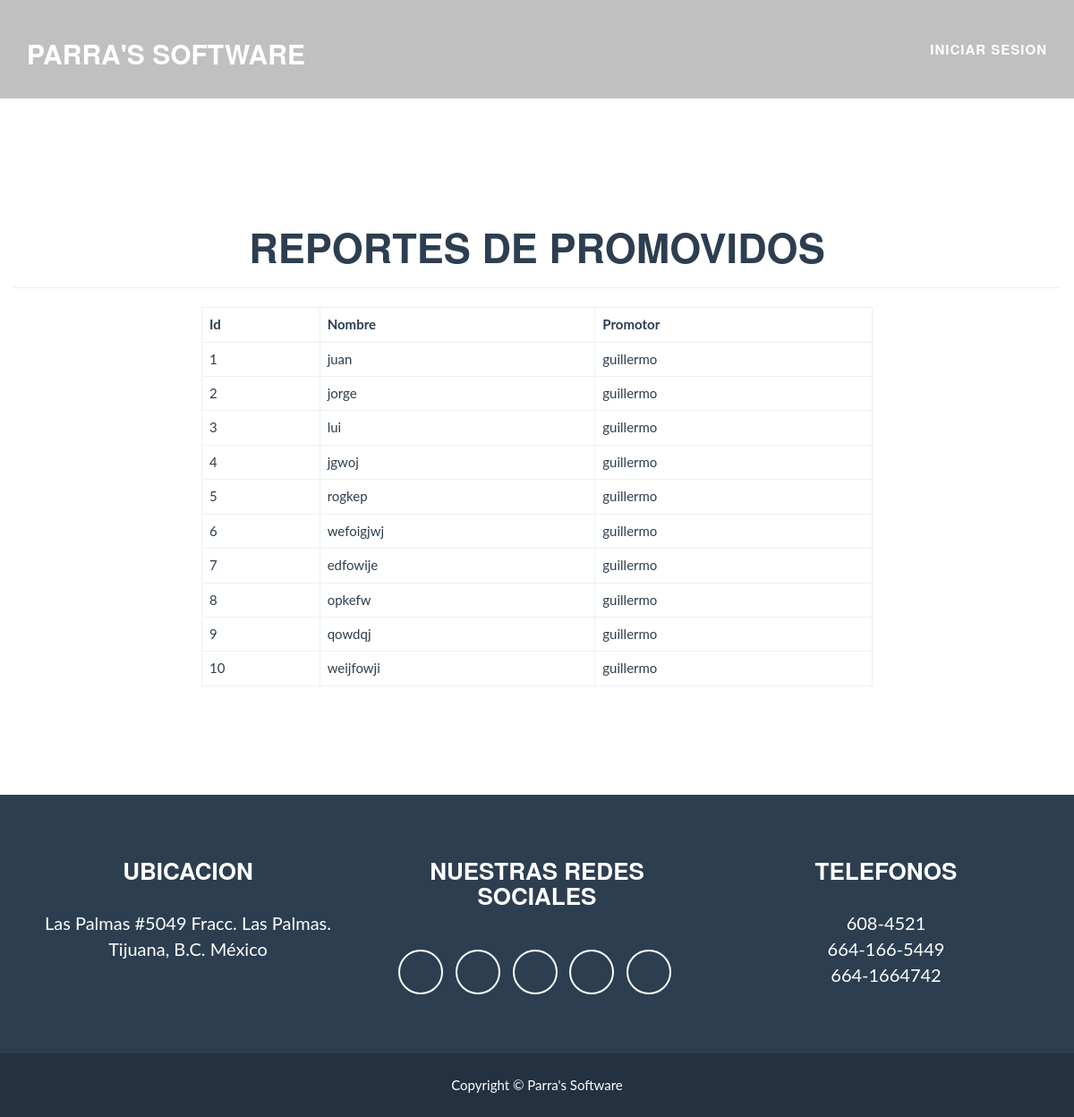
Screenshot of /reporteusuarios/reporte_promovidos/ with the database file from the repository.
### apps/home/models.py (models this page shows, shortened)
class Promovido(models.Model):
    promovido_id = models.IntegerField()
    promovido_nombre = models.CharField(max_length=64)
    promotor = models.ForeignKey(Promotor)
    voto = models.NullBooleanField()

class Promotor(models.Model):
    user = models.OneToOneField(User)
    nombre = models.CharField(max_length = 64)
    apellido = models.CharField(max_length = 64)
    no_promovidos = models.IntegerField()
    objects = QuerySet.as_manager()
    class Meta:
        permissions = (('puede_ser_promotor','puede_ser_promotor'),)
        ordering = ['user']
    def __unicode__(self):
        return self.user.first_name

### apps/home/views.py (the view)
# urls.py: url(r'^reporteusuarios/reporte_promovidos/$',Reporte_Promovidos.as_view() , name = 'reporte_promovidos'),
class Reporte_Promovidos(ListView):
    template_name = 'home/promovidos.html'
    model = Promovido

### Parra_Software/template/home/promovidos.html (shortened to what this page needs)
{% extends 'base.html' %}
{% block content %}
        <div class="container">
            <div class="row">
              <h2 class="section-heading text-center">Reportes de Promovidos</h2>
              <hr class="light">
              <div class="col-lg-8 col-lg-offset-2 table-responsive">
                <table class= "table table-bordered table-hover">
                  <tr>
                    <th>Id</th>
                    <th>Nombre</th>
                    <th>Promotor</th>
                  </tr>
                  {% for item in object_list %}
                  <tr>
                    <td>{{ item.promovido_id }}</td>
                    <td>{{ item.promovido_nombre }}</td>
                    <td>{{item.promotor}}</td>
                  </tr>
                  {% endfor %}
                </table>
              </div>
            </div>
        </div>
</section>
{% endblock %}

### Parra_Software/template/base.html (shortened to what this page needs)
{% load staticfiles %}
<!DOCTYPE html>
<html lang="en">
<head>
    <link href="{% static 'css/bootstrap.min.css' %}" rel="stylesheet">
    <link href="{% static 'css/freelancer.css' %}" rel="stylesheet">
</head>
</head>
<body id="page-top" class="index">
  <nav class="navbar navbar-default navbar-fixed-top" style= "background-color: #C0C0C0">
        <div class="container" style= "background-color: #C0C0C0">
    <div class="navbar-header page-scroll" style= "background-color: #C0C0C0">
    <a class="navbar-brand" href="{%url 'home'%}">Parra's Software</a>
</div>
              <div class="collapse navbar-collapse" id="bs-example-navbar-collapse-1">
                <ul class="nav navbar-nav navbar-right">
                      {% if user.is_authenticated %}
                      <li class="page-scroll"><a href="{% url 'logout' %}">Salir</a></li>
                      {% else %}
                      <li class="page-scroll"><a href="{% url 'login' %}">Iniciar Sesion</a></li>
                      {% endif %}
                  </ul>
              </div>
            </div>
          </nav>
                  <br><br><br><br>
              <div id="page-content-wrapper" style="padding-top: 65px;">
              <section>
                  {% block content%} {% endblock %}
              </div>
    <footer class="text-center">
        <div class="footer-above">
            <div class="container">
                <div class="row">
                    <div class="footer-col col-md-4">
                        <h3>Ubicacion</h3>
                        <p>Las Palmas #5049 Fracc. Las Palmas.<br>Tijuana, B.C. México</p>
                    </div>
                    <div class="footer-col col-md-4">
                        <h3>Nuestras Redes Sociales</h3>
                        <ul class="list-inline">
                            <li>
                                <a href="#" class="btn-social btn-outline"></a>
                            </li>
                            <li>
                                <a href="#" class="btn-social btn-outline"></a>
                            </li>
                            <li>
                                <a href="#" class="btn-social btn-outline"></a>
                            </li>
                            <li>
                                <a href="#" class="btn-social btn-outline"></a>
                            </li>
                            <li>
                                <a href="#" class="btn-social btn-outline"></a>
                            </li>
                        </ul>
                    </div>
                    <div class="footer-col col-md-4">
                        <h3>Telefonos</h3>
                        <p>608-4521<br>664-166-5449<br>664-1664742</p>
                    </div>
                </div>
            </div>
        </div>
        <div class="footer-below">
            <div class="container">
                <div class="row">
                    <div class="col-lg-12">
                        Copyright &copy; Parra's Software
                    </div>
                </div>
            </div>
        </div>
    </footer>
</body>
</html>

### static/css/freelancer.css (style rules this page uses)
body { overflow-x: hidden; }
p { font-size: 20px; }
a, a:hover, a:focus, a:active, a.active { outline: 0; color: #18bc9c; }
h1, h2, h3, h4, h5, h6 { text-transform: uppercase; font-family: Montserrat,"Helvetica Neue",Helvetica,Arial,sans-serif; font-weight: 700; }
@media (min-width:768px) { .navbar-fixed-top { padding: 25px 0; -webkit-transition: padding .3s; -moz-transition: padding .3s; transition: padding .3s; } }
@media (min-width:768px) { .navbar-fixed-top .navbar-brand { font-size: 2em; -webkit-transition: all .3s; -moz-transition: all .3s; transition: all .3s; } }
.navbar { text-transform: uppercase; font-family: Montserrat,"Helvetica Neue",Helvetica,Arial,sans-serif; font-weight: 700; }
.navbar .navbar-nav { letter-spacing: 1px; }
.navbar-default, .navbar-inverse { border: 0; }
section { padding: 100px 0; }
section h2 { margin: 0; font-size: 3em; }
.btn-outline { margin-top: 15px; border: solid 2px #fff; font-size: 20px; color: #fff; background: 0 0; transition: all .3s ease-in-out; }
footer { color: #fff; }
footer h3 { margin-bottom: 30px; }
footer .footer-above { padding-top: 50px; background-color: #2c3e50; }
footer .footer-col { margin-bottom: 50px; }
footer .footer-below { padding: 25px 0; background-color: #233140; }
.btn-social { display: inline-block; width: 50px; height: 50px; border: 2px solid #fff; border-radius: 100%; text-align: center; font-size: 20px; line-height: 45px; }

### rows the page displays
Promovido: promovido_id "1", promovido_nombre "juan", promotor "guillermo"
Promovido: promovido_id "2", promovido_nombre "jorge", promotor "guillermo"
Promovido: promovido_id "3", promovido_nombre "lui", promotor "guillermo"
Promovido: promovido_id "4", promovido_nombre "jgwoj", promotor "guillermo"
Promovido: promovido_id "5", promovido_nombre "rogkep", promotor "guillermo"
Promovido: promovido_id "6", promovido_nombre "wefoigjwj", promotor "guillermo"
Promovido: promovido_id "7", promovido_nombre "edfowije", promotor "guillermo"
Promovido: promovido_id "8", promovido_nombre "opkefw", promotor "guillermo"
Promovido: promovido_id "9", promovido_nombre "qowdqj", promotor "guillermo"
Promovido: promovido_id "10", promovido_nombre "weijfowji", promotor "guillermo"
